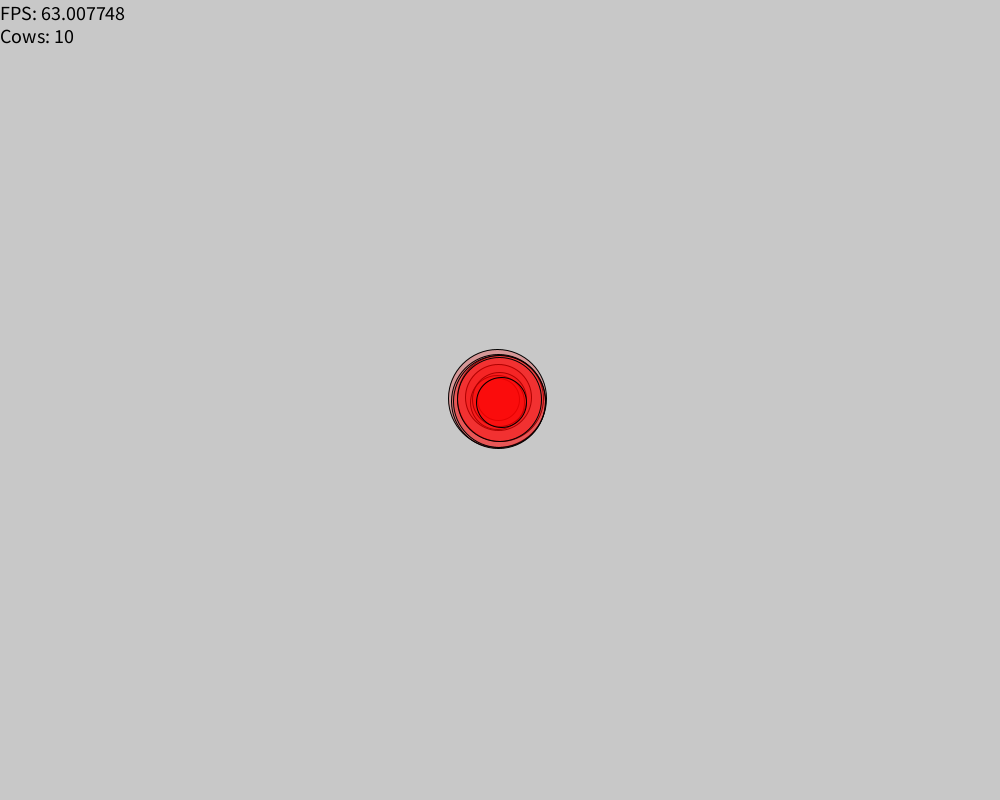
Frame 1 (no input)
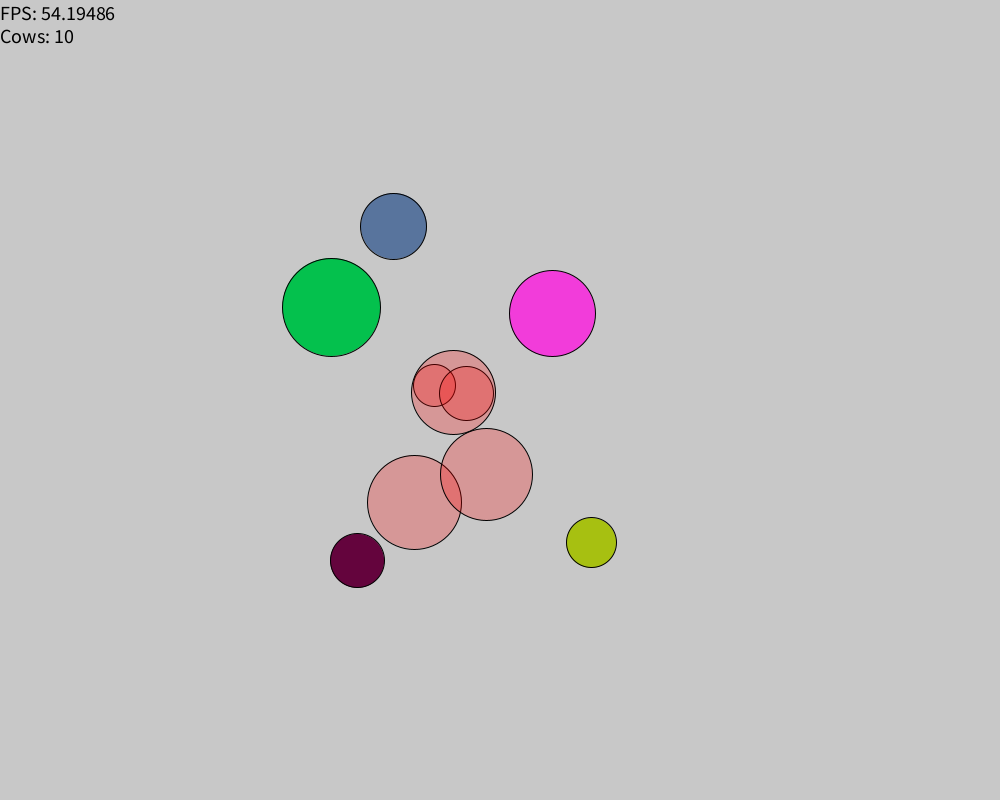
Frame 60 (the mouse pressed at the canvas centre just before this capture)
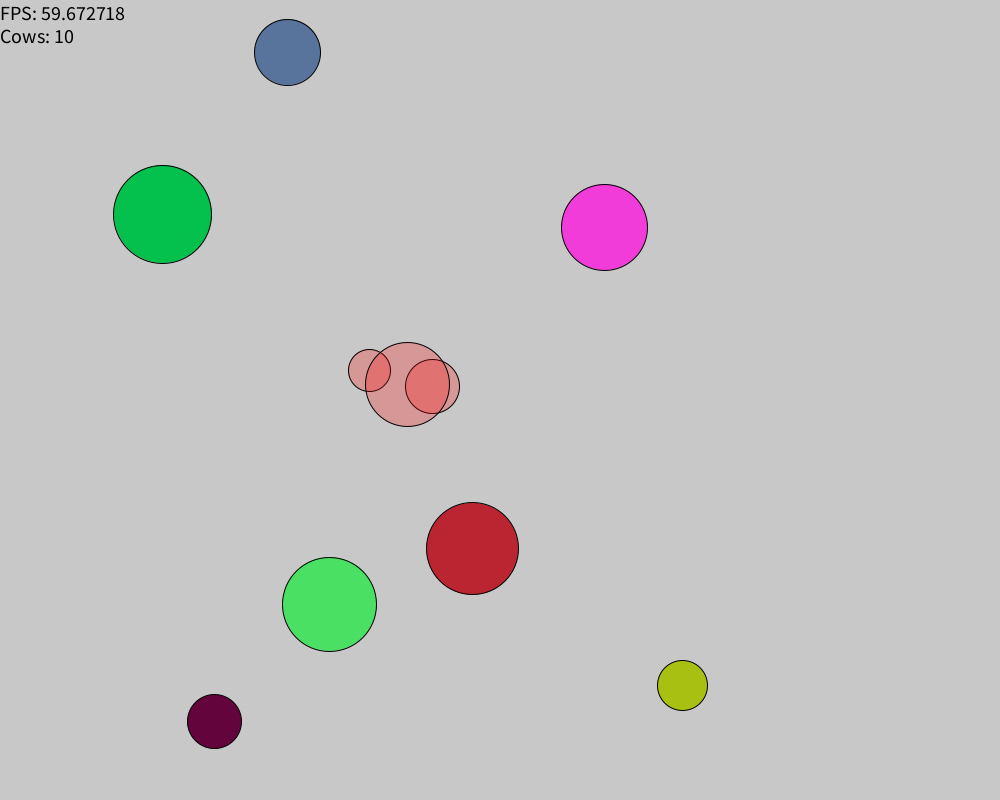
Frame 120 (the mouse held since frame 60 and released just before this capture)

The Processing sketch that drew these frames (run headless with seeded random() and noise(); from frame 60 on, the mouse is pressed at the canvas centre):

// Processing sketch: CowDemo
// ── CowDemo.pde
ArrayList<Cow> particles;
void setup() {
  size(1000, 800);
  particles = new ArrayList<Cow>();
  for (int i = 0; i < 10; i++)
    particles.add(new Cow());
}

void draw() {
  background(200);
  for (Cow c : particles) {
    c.collide(particles);
    c.move();
    c.display();
  }
  fill(0);
  textSize(20);
  text("FPS: "+frameRate+"\nCows: "+particles.size(),0,20);
}

void mousePressed() {
  if(mouseButton == LEFT) {
    for(Cow c: particles) {
      c.click();
    }
  }
  else if(mouseButton == RIGHT) {
     particles.add(new Cow(20 + random(30), mouseX, mouseY, random(10), random(10)));
  } 
  //Read about mouseClicked()/mousePressed() and related methods in the documentation.
  //Right click: add a cow at the mouse location.
  //Left click: call the click of each cow 
}



void keyPressed() {
  if(keyCode == 32)  {
    ArrayList<Cow> deleted = new ArrayList<Cow>();
    particles = deleted;
  } 
  //Read about keyPressed() in the documentation.
  //hint:
  //println(keyCode);
  
}

// ── Cow.pde
public class Cow {
  float x, y, dx, dy, radius;
  color c;
  boolean colliding, selected;

  Cow(float rad, float x, float y, float dx, float dy) {
    radius = rad;
    this.x = x;
    this.y = y;
    this.dx = (int)(dx*100)/100.0;
    this.dy = (int)(dy*100)/100.0;
    c = color(random(255),random(255),random(255));

  }
  Cow() {
    this(20+(int)(Math.random()*30), width/2, height/2, 
    random(6)-3,
    random(6)-3);
  }
  
  void move() {
    x += dx;
    y += dy;
    if (colliding && selected) {
      x += dx;
      y += dy;
    }
    if (x >= width - radius || x <= radius) dx *= -1;
    if (y >= height - radius || y <= radius) dy *= -1;
  }
  void display() {
    stroke(0);
    if(colliding) {
      fill(255,0,0,63);
    }
    else {
      fill(c);
    }
    ellipse(x, y, radius*2, radius*2);
    if(selected) {
      fill(255);
      ellipse(x + radius/4, y+radius/12, 5, 5);
      ellipse(x - radius/4, y+radius/12, 5, 5);
      stroke(0);
      noFill();
      arc(x, y+radius/3 , 10, 5, 0, PI);
      text(dx, x + radius, y);
      text(dy, x + radius, y + radius);
    }
    
  }

  void click(){
   //if the mouseX and mouseY are touching this cow, change the cow somehow.
    if(dist(mouseX, mouseY, x, y) <= radius) {
      selected = !selected;
    }
  }
 
  
  void collide(ArrayList<Cow> others) {
    colliding = false;
      for(int i = 0; i < others.size(); i++) {
        Cow temp = others.get(i);
        if(temp == this) {
           continue;
        }
        if (dist(temp.x, temp.y, x, y) <= radius + temp.radius) {
           colliding = true;
        }
      }
  }
  
  void turn(float angle) {
     float ca = atan2(dy,dx);
     float m = dist(0,0, dx, dy);
     ca = ca + radians(angle);
     dx = cos(ca) * m;
     dy = sin(ca) * m;
  }
  
  void changeSpeed(float dv) {
    float ca = atan2(dy,dx);
    float m = dist(0,0, dx, dy);
    m = m + dv;
    dx = cos(ca) * m;
    dy = sin(ca) * m;
  }

}
